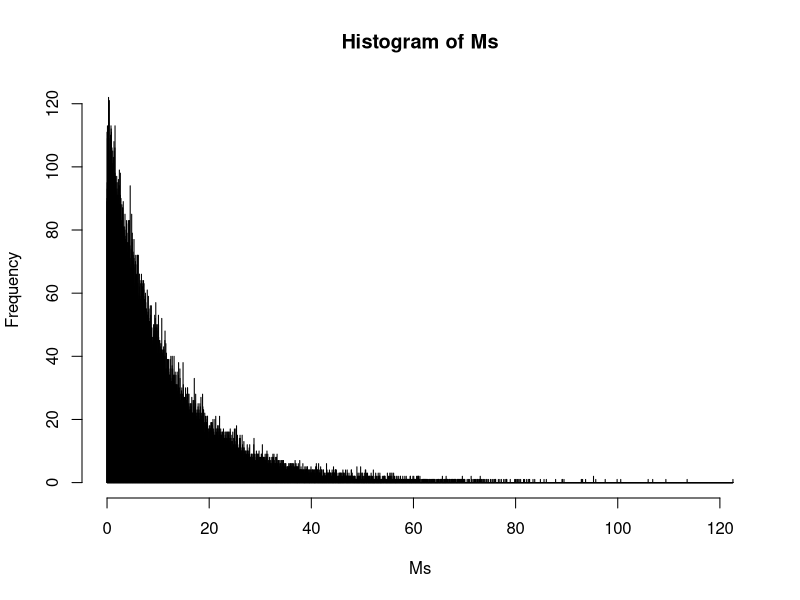
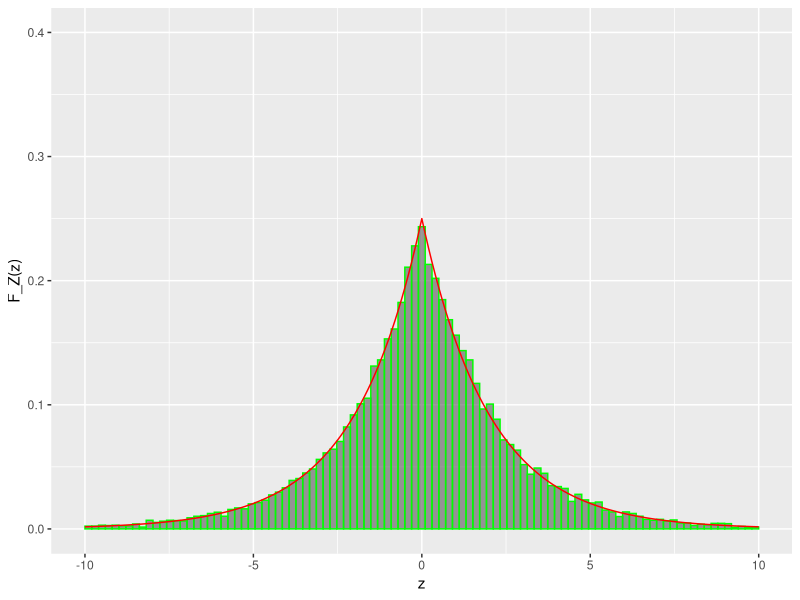

R code for these plots, in order:
## ---- chunk 1
set.seed(1234)

sims <- 100000
n <- 100
mu <- 1000
l <- 1 / mu
Ms <- c()

for (i in 1:sims){
  Xs <- log(1 - runif(n)) / (-l)
  Ms[i] <- min(Xs)
}

hist(Ms, breaks=10000)
## ---- chunk 2
mean(Ms)
## ---- chunk 3
library(ggplot2)
## ---- chunk 4
set.seed(1234)

# number of sims to match length of ranges in next cell 
sims <- 20002
l <- 1/2

X1s <- log(1 - runif(sims)) / (-l)
X2s <- log(1 - runif(sims)) / (-l)
Zs <- X1s - X2s
## ---- chunk 5
range1x <- seq(-1000, 0, 0.1)
range1y <- (l/2) * exp(l * range1x)
range2x <- seq(0, 1000, 0.1)
range2y <- (l/2) * exp(-l *range2x)

xs <- c(range1x, range2x)
ys <- c(range1y, range2y)
plt_data <- data.frame(xs, ys, Zs)
## ---- chunk 6

ggplot(data=plt_data) + 
  geom_histogram(
    aes(x=Zs, y=..density..), bins = 100, alpha=0.6, color='green') +
  geom_line(aes(x=xs, y=ys), color='red') +
  xlab('z') +
  ylab('F_Z(z)') +
  ylim(0, 0.4) +
  xlim(-10, 10)

## ---- chunk 7
chebyshev <- function(e, v){
  return(v / (e * e))
}
## ---- chunk 8
es = c(2, 5, 9, 20)
for (e in es){
  print(chebyshev(e, 100/3))
}
